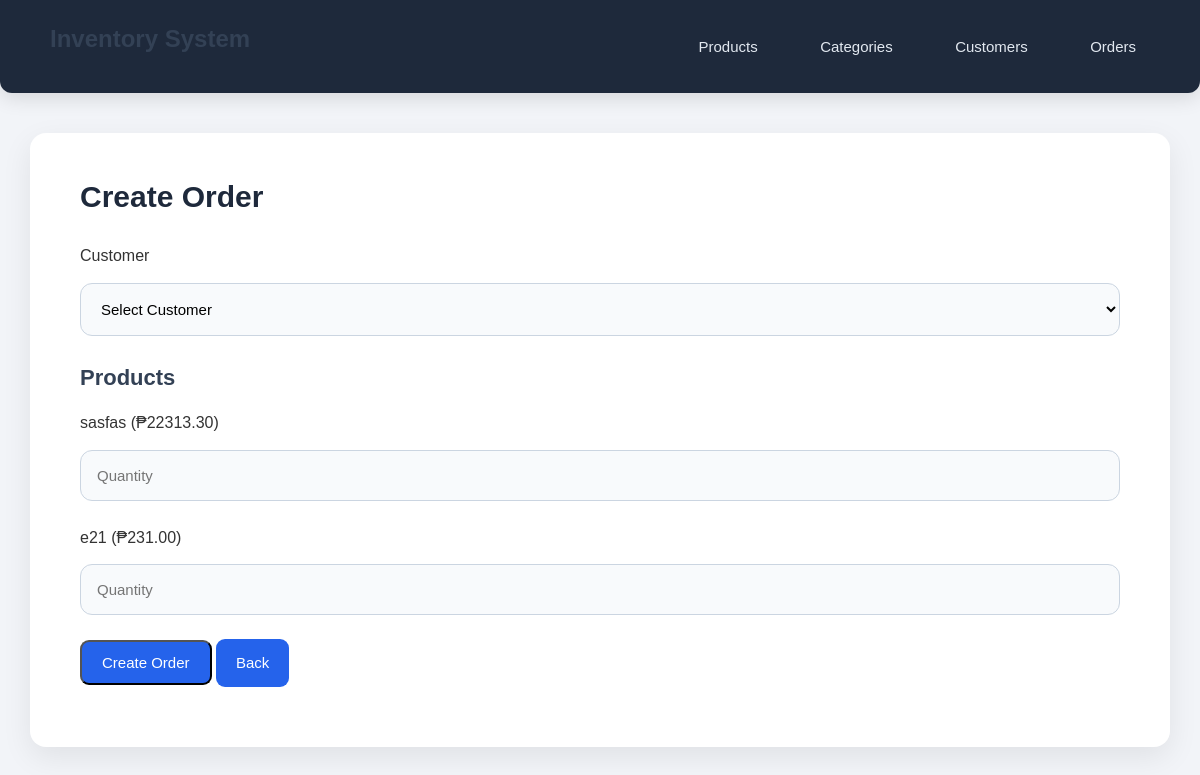
The app's page /create_order.php, older data.
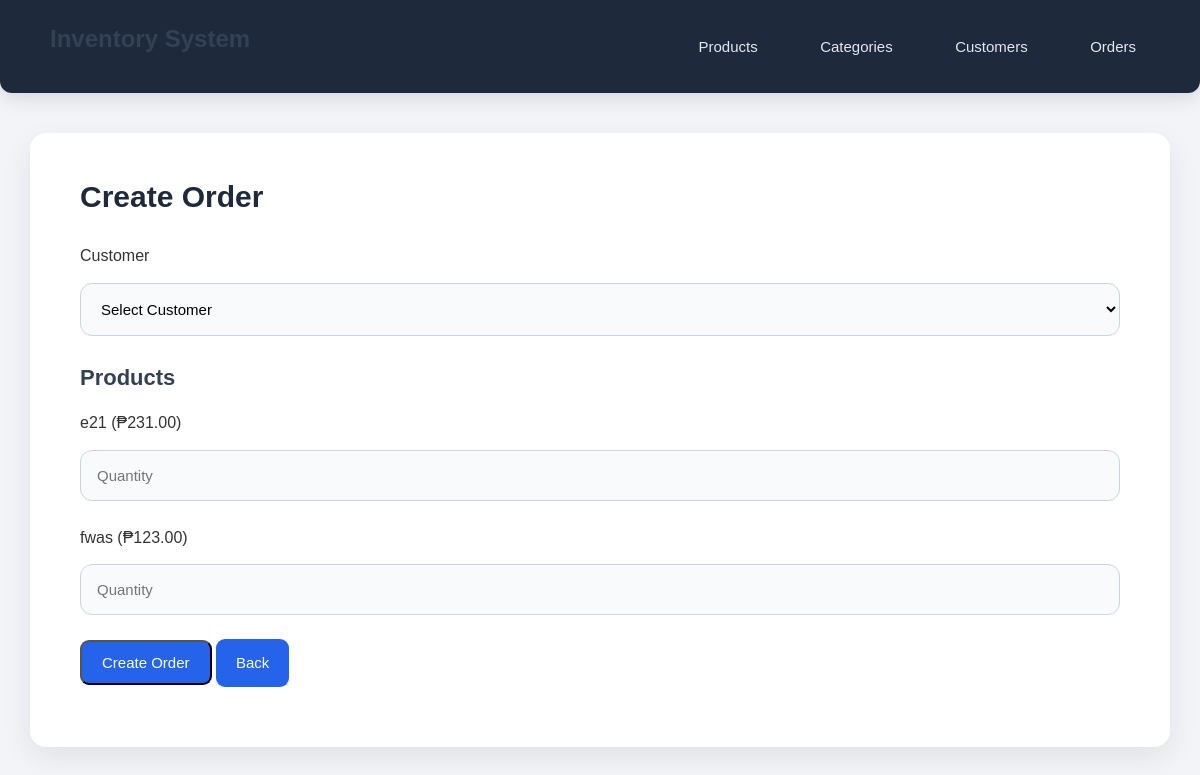
The same page, newer data.
### tables this page shows
CREATE TABLE `products` (
  `id` int(11) NOT NULL,
  `category_id` int(11) NOT NULL,
  `name` varchar(255) NOT NULL,
  `price` decimal(10,2) NOT NULL,
  `description` text DEFAULT NULL,
  `created_at` datetime DEFAULT current_timestamp(),
  `stock` int(11) DEFAULT NULL
);

### create_order.php (the view, shortened to what this page needs)
<?php
include 'database.php';
$products = mysqli_query($conn,"SELECT * FROM products");
?>
<!DOCTYPE html>
<html>
<head>
    <link rel="stylesheet" href="style.css">
</head>
<body>
<div class="navbar">
    <div class="nav-left"><h2>Inventory System</h2></div>
    <div class="nav-right">
        <a href="index.php">Products</a>
        <a href="manage_categories.php">Categories</a>
        <a href="customers.php">Customers</a>
        <a href="orders.php">Orders</a>
    </div>
</div>
<div class="container">
    <h1>Create Order</h1>
    <form method="POST">
        <label>Customer</label>
        <select name="customer_id" required>
            <option value="">Select Customer</option>
        </select>
        <h2>Products</h2>
        <?php while($p=mysqli_fetch_assoc($products)){ ?>
            <label><?= $p['name'];?> (₱<?= $p['price'];?>)</label>
            <input type="number" name="quantity[]" placeholder="Quantity" min="0">
        <?php } ?>
        <button class="btn" type="submit" name="submit">Create Order</button>
        <a class="btn" href="orders.php">Back</a>
    </form>
</div>
</body>
</html>

Row changes from the older to the newer data that the page shows:
removed products: name "sasfas", price "22313.30"
added products: name "fwas", price "123.00"
